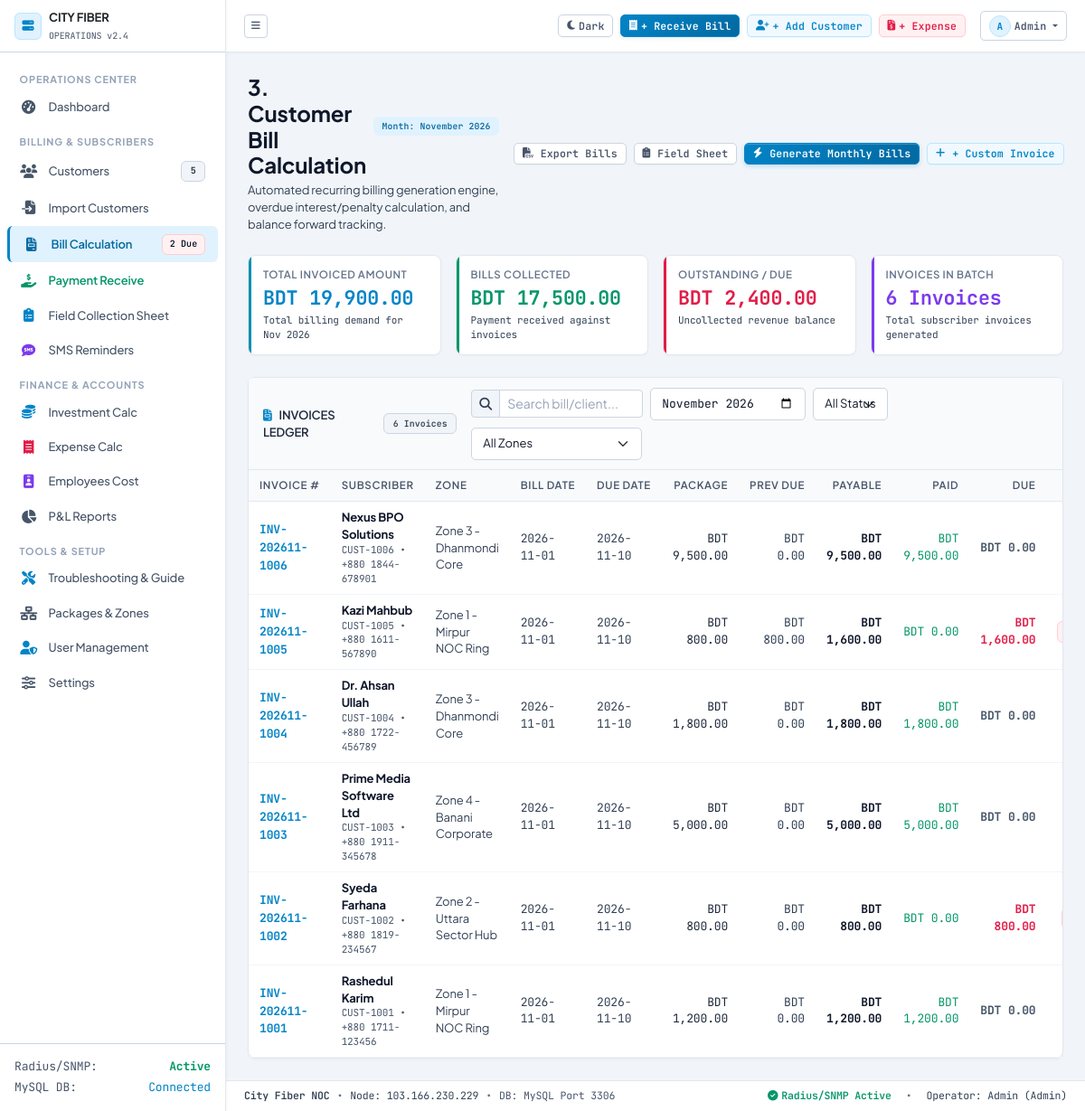
Page /billing.php (signed in) on the committed database.
### tables this page shows
CREATE TABLE IF NOT EXISTS settings (
    id INT PRIMARY KEY,
    company_name VARCHAR(150) NOT NULL DEFAULT 'City Fiber',
    company_tagline VARCHAR(255) DEFAULT 'High-Speed Optical Broadband Network',
    phone VARCHAR(50) DEFAULT '+880 1700-000000',
    email VARCHAR(100) DEFAULT 'noc@cityfiber.bd',
    address TEXT,
    currency_symbol VARCHAR(10) DEFAULT 'BDT',
    currency_code VARCHAR(10) DEFAULT 'BDT',
    bill_due_day INT DEFAULT 10,
    updated_at TIMESTAMP DEFAULT CURRENT_TIMESTAMP ON UPDATE CURRENT_TIMESTAMP
);

CREATE TABLE IF NOT EXISTS bills (
    id INT AUTO_INCREMENT PRIMARY KEY,
    bill_number VARCHAR(50) UNIQUE NOT NULL,
    customer_id INT NOT NULL,
    billing_month VARCHAR(7) NOT NULL,
    bill_date DATE NOT NULL,
    due_date DATE NOT NULL,
    package_amount DECIMAL(10,2) NOT NULL,
    extra_charge DECIMAL(10,2) DEFAULT 0.00,
    discount DECIMAL(10,2) DEFAULT 0.00,
    previous_due DECIMAL(10,2) DEFAULT 0.00,
    total_payable DECIMAL(10,2) NOT NULL,
    paid_amount DECIMAL(10,2) DEFAULT 0.00,
    due_amount DECIMAL(10,2) NOT NULL,
    status ENUM('Unpaid', 'Partial', 'Paid', 'Overdue') DEFAULT 'Unpaid',
    generated_by INT NULL,
    notes VARCHAR(255),
    created_at TIMESTAMP DEFAULT CURRENT_TIMESTAMP,
    INDEX (customer_id),
    INDEX (billing_month),
    INDEX (status)
);

CREATE TABLE IF NOT EXISTS customers (
    id INT AUTO_INCREMENT PRIMARY KEY,
    customer_code VARCHAR(30) UNIQUE NOT NULL,
    name VARCHAR(150) NOT NULL,
    phone VARCHAR(30) NOT NULL,
    email VARCHAR(100),
    nid VARCHAR(50),
    address TEXT NOT NULL,
    zone_id INT,
    package_id INT,
    monthly_bill DECIMAL(10,2) NOT NULL,
    connection_type ENUM('Home', 'Corporate', 'Reseller') DEFAULT 'Home',
    ip_address VARCHAR(50),
    pppoe_username VARCHAR(100),
    pppoe_password VARCHAR(100),
    onu_mac VARCHAR(50),
    fiber_core_box VARCHAR(100),
    join_date DATE NOT NULL,
    billing_start_date DATE NOT NULL,
    status ENUM('Active', 'Suspended', 'Due', 'Inactive') DEFAULT 'Active',
    total_due DECIMAL(10,2) DEFAULT 0.00,
    notes TEXT,
    created_at TIMESTAMP DEFAULT CURRENT_TIMESTAMP,
    updated_at TIMESTAMP DEFAULT CURRENT_TIMESTAMP ON UPDATE CURRENT_TIMESTAMP,
    INDEX (zone_id),
    INDEX (package_id),
    INDEX (status)
);

CREATE TABLE IF NOT EXISTS zones (
    id INT AUTO_INCREMENT PRIMARY KEY,
    name VARCHAR(100) NOT NULL,
    description VARCHAR(255),
    created_at TIMESTAMP DEFAULT CURRENT_TIMESTAMP
);

### billing.php (the view, shortened to what the rows shown need)
<?php
require_once __DIR__ . '/config/auth.php';
$cur_month = $_GET['month'] ?? date('Y-m');
$sql = "
    SELECT b.*, c.customer_code, c.name AS customer_name, c.phone, c.address, z.name AS zone_name, p.name AS package_name
    FROM bills b
    JOIN customers c ON b.customer_id = c.id
    LEFT JOIN zones z ON c.zone_id = z.id
    LEFT JOIN packages p ON c.package_id = p.id
    WHERE 1=1
";
$params = [];
if (!empty($cur_month)) {
    $sql .= " AND b.billing_month = ?";
    $params[] = $cur_month;
}
$sql .= " ORDER BY b.id DESC";
$stmt = $pdo->prepare($sql);
$stmt->execute($params);
$bills = $stmt->fetchAll();
require_once __DIR__ . '/includes/header.php';
?>
<div class="card card-noc">
    <div class="card-body p-0">
        <div class="table-responsive">
            <table class="table table-noc align-middle" id="billingTable">
                <thead>
                    <tr>
                        <th>Invoice #</th>
                        <th>Subscriber</th>
                        <th>Zone</th>
                        <th>Bill Date</th>
                        <th>Due Date</th>
                        <th class="text-end">Package</th>
                        <th class="text-end">Prev Due</th>
                        <th class="text-end">Payable</th>
                        <th class="text-end">Paid</th>
                        <th class="text-end">Due</th>
                        <th class="text-center">Status</th>
                    </tr>
                </thead>
                <tbody>
                    <?php if (empty($bills)): ?>
                        <tr>
                            <td colspan="12" class="text-center py-4 text-slate-500 font-mono">No bills generated for <?= htmlspecialchars($cur_month) ?>. Click "Generate Monthly Bills" to calculate now!</td>
                        </tr>
                    <?php else: ?>
                        <?php foreach ($bills as $b): ?>
                            <tr>
                                <td>
                                    <a href="invoice.php?bill_number=<?= urlencode($b['bill_number']) ?>" target="_blank" class="font-mono text-cyan-400 fw-bold text-decoration-none">
                                        <?= htmlspecialchars($b['bill_number']) ?>
                                    </a>
                                </td>
                                <td>
                                    <div class="fw-bold text-slate-200"><?= htmlspecialchars($b['customer_name']) ?></div>
                                    <div class="text-slate-500 font-mono" style="font-size:11px;">
                                        <?= htmlspecialchars($b['customer_code']) ?> • <?= htmlspecialchars($b['phone']) ?>
                                    </div>
                                </td>
                                <td>
                                    <span class="text-slate-400 text-xs"><?= htmlspecialchars($b['zone_name'] ?: 'Main Node') ?></span>
                                </td>
                                <td class="font-mono text-slate-400 text-xs"><?= htmlspecialchars($b['bill_date']) ?></td>
                                <td class="font-mono text-slate-400 text-xs"><?= htmlspecialchars($b['due_date']) ?></td>
                                <td class="text-end font-mono text-slate-300"><?= format_money($b['package_amount']) ?></td>
                                <td class="text-end font-mono text-slate-400"><?= format_money($b['previous_due']) ?></td>
                                <td class="text-end font-mono fw-bold text-slate-200"><?= format_money($b['total_payable']) ?></td>
                                <td class="text-end font-mono text-emerald-400"><?= format_money($b['paid_amount']) ?></td>
                                <td class="text-end font-mono fw-bold <?= $b['due_amount'] > 0 ? 'text-rose-400' : 'text-slate-500' ?>">
                                    <?= format_money($b['due_amount']) ?>
                                </td>
                                <td class="text-center">
                                    <?php if ($b['status'] === 'Paid'): ?>
                                        <span class="badge badge-paid">Paid</span>
                                    <?php elseif ($b['status'] === 'Partial'): ?>
                                        <span class="badge badge-partial">Partial</span>
                                    <?php elseif ($b['status'] === 'Overdue'): ?>
                                        <span class="badge badge-due">Overdue</span>
                                    <?php else: ?>
                                        <span class="badge badge-due">Unpaid</span>
                                    <?php endif; ?>
                                </td>
                            </tr>
                        <?php endforeach; ?>
                    <?php endif; ?>
                </tbody>
            </table>
        </div>
    </div>
</div>
<?php require_once __DIR__ . '/includes/footer.php'; ?>

### includes/sidebar.php (shortened to what the rows shown need)
<aside class="app-sidebar" id="appSidebar">
    <div class="d-flex align-items-center justify-content-between px-3 py-3 border-bottom border-slate-800" style="height: 58px;">
        <a href="index.php" class="d-flex align-items-center gap-2 text-decoration-none">
            <div class="sidebar-header-text">
                <span class="fw-bold text-dark font-sans text-xs tracking-wide d-block"><?= htmlspecialchars(strtoupper($app_settings['company_name'] ?? 'CITY FIBER')) ?></span>
                <span class="text-slate-500 font-mono" style="font-size: 10px;">OPERATIONS v2.4</span>
            </div>
        </a>
    </div>
</aside>

### includes/footer.php (shortened to what the rows shown need)
<?php
global $pdo, $app_settings, $user_data, $global_flash;
$mysql_port = '3306';
if ($pdo instanceof PDO) {
    try {
        $mysql_port = $pdo->query("SELECT @@port")->fetchColumn() ?: '3306';
    } catch (Exception $e) {}
}
?>
    </main>
    <footer class="app-footer d-flex flex-column flex-sm-row align-items-center justify-content-between gap-2">
        <div class="d-flex align-items-center gap-2">
            <span class="text-slate-400 fw-semibold"><?= htmlspecialchars($app_settings['company_name'] ?? 'City Fiber') ?> NOC</span>
            <span>•</span>
            <span class="text-slate-400">Node: 103.166.230.229</span>
            <span>•</span>
            <span class="text-slate-500">DB: MySQL Port <?= htmlspecialchars($mysql_port) ?></span>
        </div>
    </footer>
</div>
</div>
</body>
</html>

### rows in the picture
settings: company_name "CITY FIBER", company_name "City Fiber"
bills: bill_number "INV-202611-1006", customer.name "Nexus BPO Solutions", customer.customer_code "CUST-1006", customer.phone "+880 1844-678901", zones.name "Zone 3 - Dhanmondi Core", bill_date "2026-11-01", due_date "2026-11-10", package_amount.currency_symbol "BDT 9,500.00", previous_due.currency_symbol "BDT 0.00", total_payable.currency_symbol "BDT 9,500.00", paid_amount.currency_symbol "BDT 9,500.00", due_amount.currency_symbol "BDT 0.00"
bills: bill_number "INV-202611-1005", customer.name "Kazi Mahbub", customer.customer_code "CUST-1005", customer.phone "+880 1611-567890", zones.name "Zone 1 - Mirpur NOC Ring", bill_date "2026-11-01", due_date "2026-11-10", package_amount.currency_symbol "BDT 800.00", previous_due.currency_symbol "BDT 800.00", total_payable.currency_symbol "BDT 1,600.00", paid_amount.currency_symbol "BDT 0.00", due_amount.currency_symbol "BDT 1,600.00"
bills: bill_number "INV-202611-1004", customer.name "Dr. Ahsan Ullah", customer.customer_code "CUST-1004", customer.phone "+880 1722-456789", zones.name "Zone 3 - Dhanmondi Core", bill_date "2026-11-01", due_date "2026-11-10", package_amount.currency_symbol "BDT 1,800.00", previous_due.currency_symbol "BDT 0.00", total_payable.currency_symbol "BDT 1,800.00", paid_amount.currency_symbol "BDT 1,800.00", due_amount.currency_symbol "BDT 0.00"
bills: bill_number "INV-202611-1003", customer.name "Prime Media Software Ltd", customer.customer_code "CUST-1003", customer.phone "+880 1911-345678", zones.name "Zone 4 - Banani Corporate", bill_date "2026-11-01", due_date "2026-11-10", package_amount.currency_symbol "BDT 5,000.00", previous_due.currency_symbol "BDT 0.00", total_payable.currency_symbol "BDT 5,000.00", paid_amount.currency_symbol "BDT 5,000.00", due_amount.currency_symbol "BDT 0.00"
bills: bill_number "INV-202611-1002", customer.name "Syeda Farhana", customer.customer_code "CUST-1002", customer.phone "+880 1819-234567", zones.name "Zone 2 - Uttara Sector Hub", bill_date "2026-11-01", due_date "2026-11-10", package_amount.currency_symbol "BDT 800.00", previous_due.currency_symbol "BDT 0.00", total_payable.currency_symbol "BDT 800.00", paid_amount.currency_symbol "BDT 0.00", due_amount.currency_symbol "BDT 800.00"
bills: bill_number "INV-202611-1001", customer.name "Rashedul Karim", customer.customer_code "CUST-1001", customer.phone "+880 1711-123456", zones.name "Zone 1 - Mirpur NOC Ring", bill_date "2026-11-01", due_date "2026-11-10", package_amount.currency_symbol "BDT 1,200.00", previous_due.currency_symbol "BDT 0.00", total_payable.currency_symbol "BDT 1,200.00", paid_amount.currency_symbol "BDT 1,200.00", due_amount.currency_symbol "BDT 0.00"

### other values in the picture
$active_customers_count "5"
$due_bills_count "2"
substr($user_data['username'], 0, 1) "A"
$user_data['username'] "Admin"
format_money($total_invoiced_month) "BDT 19,900.00"
format_money($total_collected_month) "BDT 17,500.00"
format_money($total_due_month) "BDT 2,400.00"
count($bills) "6"
$mysql_port "3306"
$user_data['role'] "Admin"
